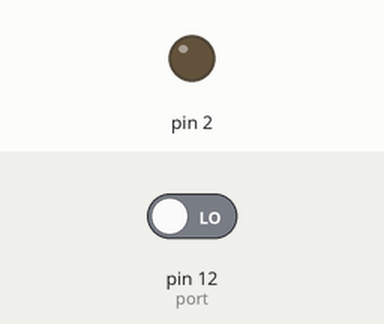
Bench run of a sketch on a simulated Arduino Uno, built with avr-gcc and run on an emulated ATmega328P. Shown: output pins drawn as LEDs (lit = HIGH). The inputs (shaded band) are chosen by the test bench; at power-on: pin 12 (port) LOW.

Above: at 1.2 s.
1.3 s: pin 12 (port) driven HIGH
At 2.2 s:
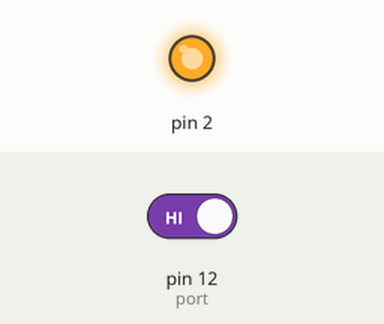
Timing chart, 0 to 4.3 s (numbered marks = the images above; inputs shaded):
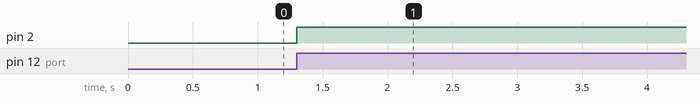

The sketch:

Button_Toggle_Switch_LED.ino
```cpp
int port = 12;
int state = 0;
int oldButton = 1;
int newButton;


void setup() {
  // put your setup code here, to run once:
  pinMode (port, INPUT);
  Serial.begin (9600);
  pinMode (2, OUTPUT);

}

void loop() {
  // put your main code here, to run repeatedly:

newButton = digitalRead (port);

if (oldButton == 0 && newButton ==1) {
  if (state == 0){
    digitalWrite (2, HIGH);
    state = 1;
    }
    else {
      digitalWrite (2, LOW);
      state = 0;
      }
  }
oldButton = newButton;
delay (100);
}
```

Measured:
- after the input at 1.3 s, pin 2: LOW → HIGH at once
